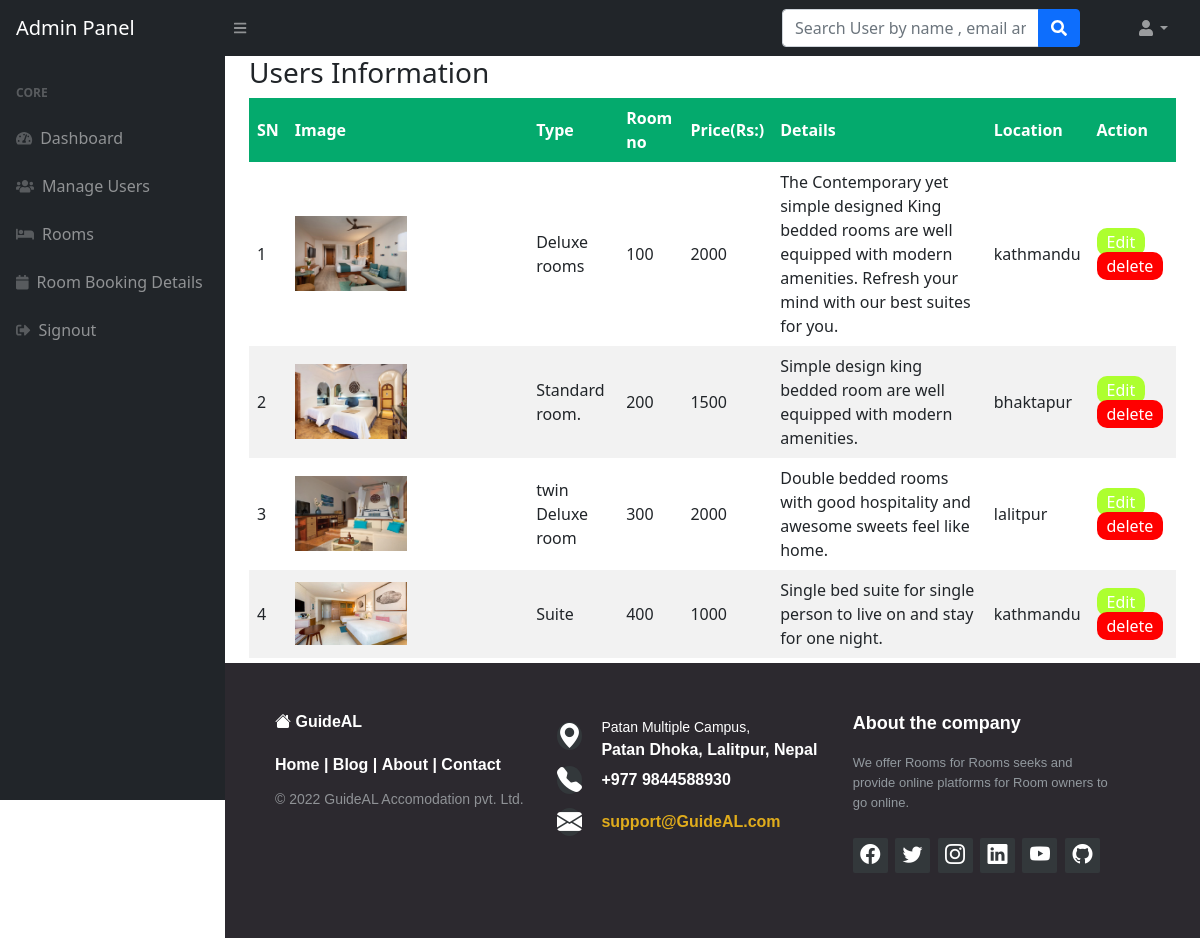
The page /admin/room_info.php (signed in) on the database its author committed.
### tables this page shows
CREATE TABLE `rooms` (
  `room_id` int(11) NOT NULL,
  `room_no` varchar(255) NOT NULL,
  `type` varchar(255) NOT NULL,
  `price` decimal(10,0) NOT NULL,
  `details` varchar(255) NOT NULL,
  `image` varchar(255) NOT NULL,
  `location` varchar(255) NOT NULL
);

### admin/room_info.php (the view, shortened to what this page needs)
<?php session_start();
include_once('../include/databaseconn.php');
if (strlen($_SESSION['adminid']==0)) {
  header('location:include/logout.php');
  } else{
?>
<!DOCTYPE html>
<html lang="en">
    <head>
        <link href="https://cdn.jsdelivr.net/npm/simple-datatables@latest/dist/style.css" rel="stylesheet" />
        <link href="../styles.css" rel="stylesheet" />
    </head>
    <body class="sb-nav-fixed">
   <?php include_once('include/navbar.php');?>
        <div id="layoutSidenav">
          <?php include_once('include/sidebar.php');?>
            <div id="layoutSidenav_content">
                <main>
                    <div class="container-fluid px-4">
<?php
 $sql = "select * from rooms order by room_no asc ";
 $result = $connection -> query($sql);
 $data =[];
 if($result -> num_rows > 0){
     while($row = $result -> fetch_assoc()){
         array_push($data, $row);
     }
 }?>
                    <h3>Users Information</h3>
   <table>
         <thread>
             <tr>
                 <th>SN</th>
                 <th>Image</th>
                 <th>Type</th>
                 <th>Room no</th>
                 <th>Price(Rs:)</th>
                 <th>Details</th>
                 <th>Location</th>
                 <th>Action</th>
             </tr>
             <tbody>
                 <?php if(count($data) > 0) {?>
                    <?php foreach($data as $key => $record){?>
                 <tr>
                     <td><?php echo  $key + 1;?></td>
                     <td><img src="../photos/<?php echo $record['image'] ;?>" alt="Room image" width="50%" height="40%"></td>
                     <td><?php echo $record['type'] ;?></td>
                     <td><?php echo $record['room_no'] ;?></td>
                     <td><?php echo $record['price'] ;?></td>
                     <td><?php echo $record['details'] ;?></td>
                     <td><?php echo $record['location'] ;?></td>
                     <td class="action_column">
                        <a href="cancel_booking.php?id=<?php echo $record['room_id'];?>"
                        class="view">Edit</a>
                        <a href="cancel_booking.php?id=<?php echo $record['room_id'];?>"
                        class="delete" onclick="return confirm('Are you sure to delete this user!');">delete</a>
                     </td>
                 </tr>
                 <?php };?>
                 <?php } else {?>
                    <tr>
                        <td colspan="6">NO categories found in database</td>
                    </tr>
                    <?php };?>
             </tbody>
         </thread>
     </table>
                    </div>
                </main>
             <?php include_once('../include/footer.php'); ?>
    </body>
</html>
<?php } ?>

### admin/include/navbar.php (shortened to what this page needs)
<nav class="sb-topnav navbar navbar-expand navbar-dark bg-dark">
          <a class="navbar-brand ps-3" href="dashboard.php">Admin Panel</a>
          <button class="btn btn-link btn-sm order-1 order-lg-0 me-4 me-lg-0" id="sidebarToggle" href="#!"><i class="fas fa-bars"></i></button>
          <form class="d-none d-md-inline-block form-inline ms-auto me-0 me-md-3 my-2 my-md-0">
              <div class="input-group">
              </div>
          </form>
           <form class="d-none d-md-inline-block form-inline ms-auto me-0 me-md-5 my-5 my-md-0" method="post" action="search-result.php">
              <div class="input-group">
                  <input class="form-control" type="text" placeholder="Search User by name , email and contact number" title="Search User by name , email and contact number" aria-describedby="btnNavbarSearch" name="searchkey" />
                  <button class="btn btn-primary" id="btnNavbarSearch" type="submit" ><i class="fas fa-search"></i></button>
              </div>
          </form>
          <ul class="navbar-nav ms-auto ms-md-0 me-3 me-lg-4">
              <li class="nav-item dropdown">
                  <a class="nav-link dropdown-toggle" id="navbarDropdown" href="#" role="button" data-bs-toggle="dropdown" aria-expanded="false"><i class="fas fa-user fa-fw"></i></a>
              </li>
          </ul>
      </nav>

### admin/include/sidebar.php
<div id="layoutSidenav_nav">
              <nav class="sb-sidenav accordion sb-sidenav-dark" id="sidenavAccordion">
                  <div class="sb-sidenav-menu">
                      <div class="nav">
                          <div class="sb-sidenav-menu-heading">Core</div>
                          <a class="nav-link" href="dashboard.php">
                              <div class="sb-nav-link-icon"><i class="fas fa-tachometer-alt"></i></div>
                              Dashboard
                          </a>
                          <a class="nav-link" href="manage_users.php">
                              <div class="sb-nav-link-icon"><i class="fas fa-users"></i></div>
                              Manage Users
                          </a>
                          <a class="nav-link" href="room_info.php">
                              <div class="sb-nav-link-icon"><i class="fas fa-bed"></i></div>
                              Rooms
                          </a>
                          <a class="nav-link" href="room_booking_details.php">
                              <div class="sb-nav-link-icon"><i class="fas fa-calendar"></i></div>
                              Room Booking Details
                          </a>
                          <a class="nav-link" href="include/logout.php">
                              <div class="sb-nav-link-icon"><i class="fas fa-sign-out-alt"></i></div>
                              Signout
                          </a>
                      </div>
                  </div>
              </nav>
          </div>

### include/footer.php (shortened to what this page needs)
<!DOCTYPE html>
<html>
<head>
    <link rel="stylesheet" href="https://cdn.jsdelivr.net/npm/bootstrap-icons@1.8.1/font/bootstrap-icons.css">
    <link rel="stylesheet" href="https://pro.fontawesome.com/releases/v5.10.0/css/all.css" />
</head>
<body>
    <div class="footer" id="contact">
  <footer>
    <div class="footer-left">
      <label class="logo">
        <i class="bi bi-house-fill"></i>
        </i>GuideAL</i>
      </label>
      <p class="footer-links">
        <a href="">Home</a> |
        <a href="">Blog</a> |
        <a href="">About</a> |
        <a href="">Contact</a>
      </p>
      <p class="footer-company-name">
        &copy; 2022 <span>GuideAL</span> Accomodation pvt. Ltd.
      </p>
    </div>
    <div class="footer-center">
      <div>
        <i class="bi bi-geo-alt-fill"></i>
          <p><span>Patan Multiple Campus, </span>
          Patan Dhoka, Lalitpur, Nepal</p>
      </div>
      <div>
        <i class="bi bi-telephone-fill"></i>
        <p>+977 9844588930</p>
      </div>
      <div>
        <i class="bi bi-envelope-fill"></i>
        <p><a href="mailto:#">support@GuideAL.com</a></p>
      </div>
    </div>
    <div class="footer-right">
      <p class="footer-company-about">
        <span>About the company</span>
        We offer Rooms for Rooms seeks and provide online platforms for Room owners to go online.</p>
      <div class="footer-icons">
        <a href="#"><i class="bi bi-facebook"></i></a>
        <a href="#"><i class="bi bi-twitter"></i></a>
        <a href="#"><i class="bi bi-instagram"></i></a>
        <a href="#"><i class="bi bi-linkedin"></i></a>
        <a href="#"><i class="bi bi-youtube"></i></a>
        <a href="#"><i class="bi bi-github"></i></a>
      </div>
    </div>
  </div>
    </div>
</body>
</html>

### admin/room_info.php (style rules this page uses)
table { border-collapse: collapse; width: 100%; }
th, td { text-align: left; padding: 8px; }
tr:nth-child(even) { background-color: #f2f2f2; }
th { background-color: #04AA6D; color: white; }
.action_column a { color: white; border: none; border-radius: 10px; padding: 3px 10px; text-decoration: none; }
.action_column a.view { background-color: greenyellow; }
.action_column a.delete { background-color: red; }

### include/footer.php (style rules this page uses)
footer { bottom: 0; }
.footer { grid-area: footer; background-color: #2c292f; box-sizing: border-box; width: 100%; text-align: left; font: bold 16px sans-serif; padding: 50px 50px 60px 50px; margin-top: 5px; }
.footer .footer-left, .footer .footer-center, .footer .footer-right { display: inline-block; vertical-align: top; }
.footer .footer-left { width: 30%; }
.footer .logo { color: #ffffff; font: normal 36px ; margin: 0; }
.footer .footer-links { color: #ffffff; margin: 20px 0 12px; }
.footer .footer-links a { display:inline-block; line-height: 1.8; text-decoration: none; color: inherit; }
.footer .footer-company-name { color: #8f9296; font-size: 14px; font-weight: normal; margin: 0; }
.footer .footer-center { width: 35%; }
.footer .footer-center i { background-color: #33383b; color: #ffffff; font-size: 25px; width: 38px; height: 38px; border-radius: 50%; text-align: center; line-height: 42px; margin: 10px 15px; vertical-align: middle; }
.footer .footer-center p { display: inline-block; color: #ffffff; vertical-align: middle; margin:0; }
.footer .footer-center p span { display:block; font-weight: normal; font-size:14px; line-height:2; }
.footer .footer-center p a { color: #e0ac1c; text-decoration: none;; }
.footer .footer-right { width: 30%; }
.footer .footer-company-about { line-height: 20px; color: #92999f; font-size: 13px; font-weight: normal; margin: 0; }
.footer .footer-company-about span { display: block; color: #ffffff; font-size: 18px; font-weight: bold; margin-bottom: 20px; }
.footer .footer-icons { margin-top: 25px; }
.footer .footer-icons a { display: inline-block; width: 35px; height: 35px; cursor: pointer; background-color: #33383b; border-radius: 2px; font-size: 20px; color: #ffffff; text-align: center; line-height: 35px; margin-right: 3px; margin-bottom: 5px; }

### rows shown on the page
rooms: image (picture), type "Deluxe rooms", room_no "100", price "2000", details "The Contemporary yet simple designed King bedded rooms are well equipped with modern amenities. Refresh your mind with our best suites for you.", location "kathmandu"
rooms: image (picture), type "Standard room.", room_no "200", price "1500", details "Simple design king bedded room are well equipped with modern amenities.", location "bhaktapur"
rooms: image (picture), type "twin Deluxe room", room_no "300", price "2000", details "Double bedded rooms with good hospitality and awesome sweets feel like home.", location "lalitpur"
rooms: image (picture), type "Suite", room_no "400", price "1000", details "Single bed suite for single person to live on and stay for one night.", location "kathmandu"
